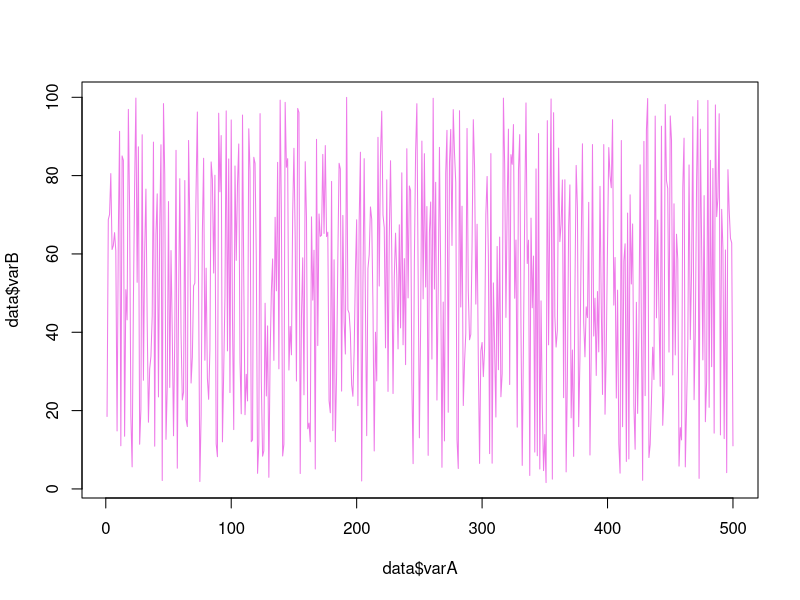
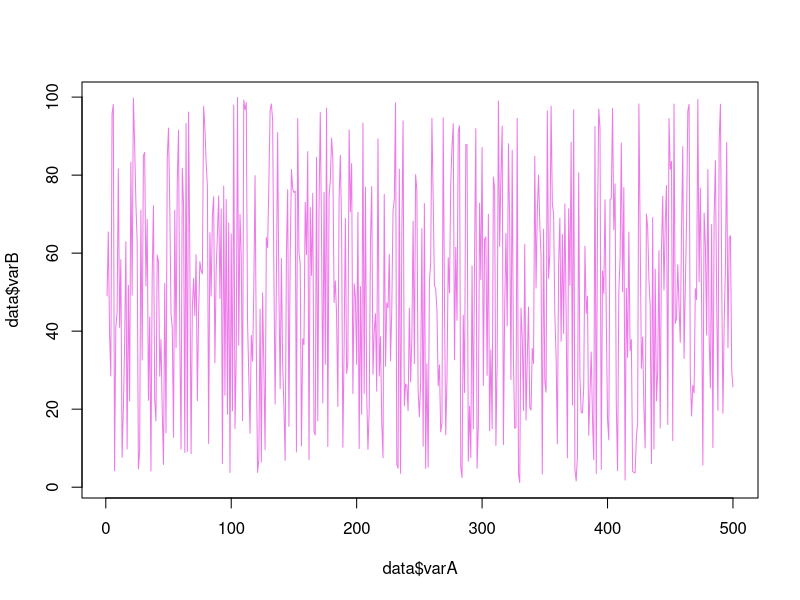
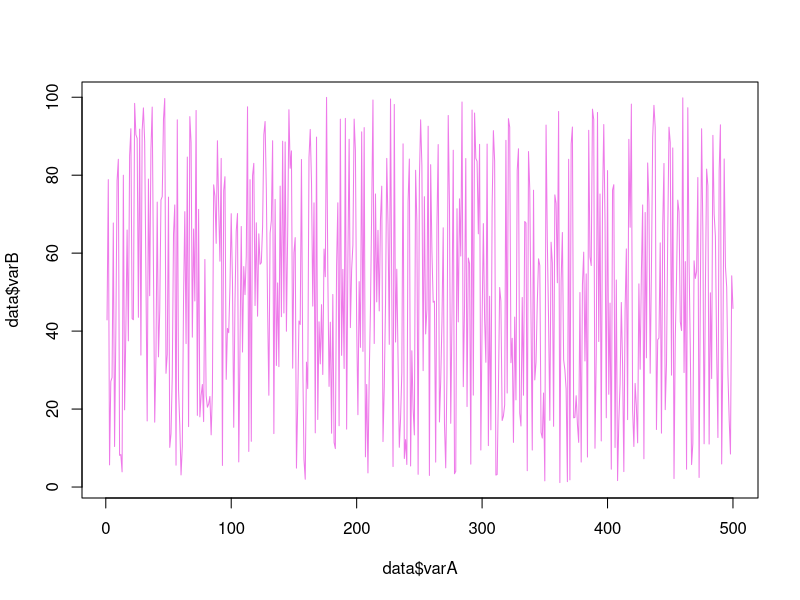
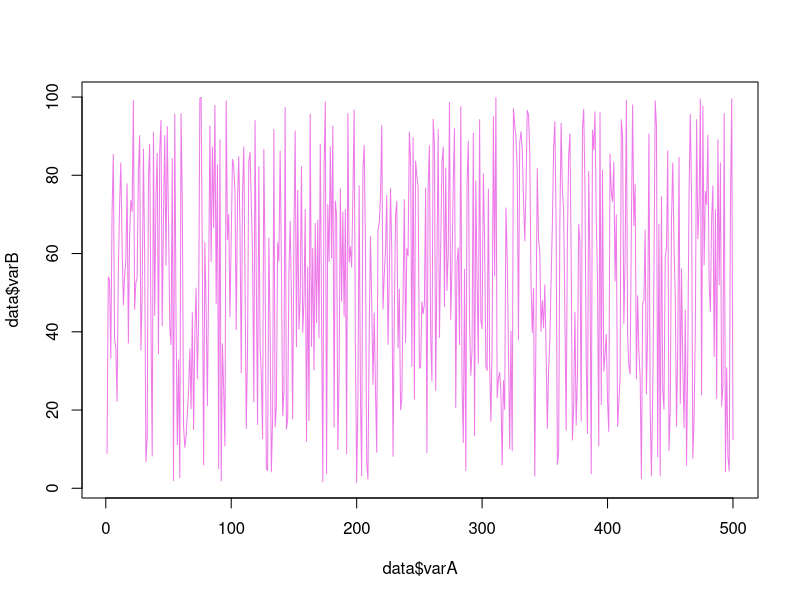
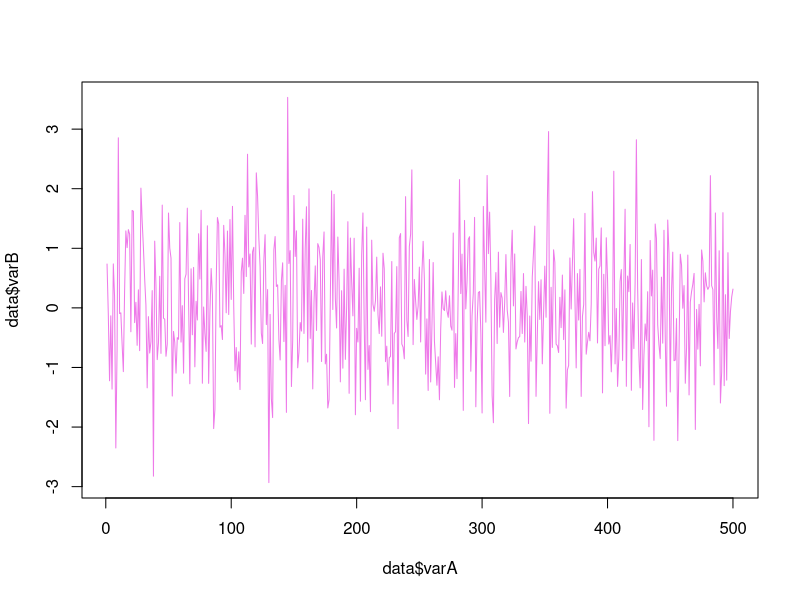

Recreate these plots in R, in order.
## ---- chunk 1
#| echo: TRUE
#| output: FALSE

varA<-c(1:500)
varB<-runif(500,1,100)

data<-data.frame(varA,varB)

plot(data$varA,data$varB,type="l",col="orchid2")
## ---- chunk 2
#| echo: FALSE

varA<-c(1:500)
varB<-runif(500,1,100)

data<-data.frame(varA,varB)

plot(data$varA,data$varB,type="l",col="orchid2")
## ---- chunk 3
#| echo: TRUE
#| output: FALSE

varA<-c(1:500)
varB<-runif(500,1,100)

data<-data.frame(varA,varB)

plot(data$varA,data$varB,type="l",col="orchid2")
## ---- chunk 4
#| echo: TRUE
#| output: FALSE

#here's where we make some data
varA<-c(1:500)
varB<-runif(500,1,100)

#here's where we put it together in a dataframe
data<-data.frame(varA,varB)


#here's where we plot that data
plot(data$varA,data$varB,type="l",col="orchid2")
## ---- chunk 5
#| echo: TRUE
#| output: FALSE

#here's where we make some data
varA<-c(1:500)
#varB<-runif(500,1,100)
varB<-rnorm(500,0,1)  #Trying out a normal distribution here

#here's where we put it together in a dataframe
data<-data.frame(varA,varB)


#here's where we plot that data
plot(data$varA,data$varB,type="l",col="orchid2")
